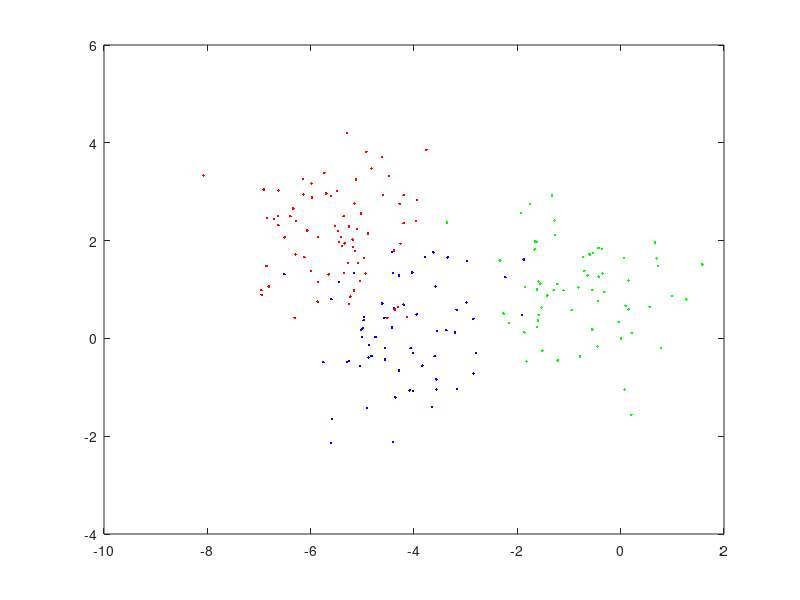

Write the MATLAB code that produced this figure. (Note: this script raises an error after producing the figure.)
clear all
rand('seed',0); randn('seed',0);
p = 2 ;
N = 200 ;
oN = ones(N,1) ;

datatype = 'mixture' %normal'; %mixture'; %latent' ;
plottype = 'scatterlabel' %scatter'; % scatterlabel'; %histogram' ;

switch datatype
    case 'normal'
        spherical = 0 ; 
        mup = zeros(1,p)  ;
        if spherical 
            stdp = ones(1,p) ; 
            X = mup(oN,:) + stdp(oN,:) .* randn(N,p) ;
        else
            cov = [ 1 0.5 ; 0.5 1 ] ; % here it is assumed that p == 2
            covchol = chol(cov) ;
            X = mup(oN,:) + randn(N,p) * covchol ;
        end
    case 'mixture'
        K = 3 ;
        PK = ones(K,1) / K ;
        aPK = PK ; % accumulated distribution
        for i=2:K
            aPK(i) = aPK(i-1) + PK(i) ;
        end
        separation = 2.5 ; % 5 is well separateed and 2.5 not so well separated
        mup = separation * randn(K,p) ;  
        stdp = ones(K,p) ;
        X = zeros(N,p) ;
        for n = 1:N
            k = find( rand < aPK , 1 ) ; % select component
            label(n) = k ; 
            X(n,:) = mup(k,:) + stdp(k,:) .* randn(1,p) ;
        end
        prep = 0 ;
        if prep 
            meanX = mean(X) ;
            stdX = std(X) ;
            X = ( X - meanX(oN,:) ) ./ stdX(oN,:) ;
        end
    case 'latent'
        M = 3; % number of latent dimensions
        A = randn( M , p ) ;
        latenttype = 'pos'
        switch latenttype
            case 'normal'
                S = randn( N , M ) ;
            case 'poskur'
                S = randn( N , M ) ; S = S.^3 ;  %S.^4 .* sign( S ) ;       
            case 'negkur'
                S = rand( N , M ) ;
            case 'pos'
                A = abs( A ) ;
                S = randn( N , M ) ; S = S.^3 .* sign( S ) ; %S.^4 ;
        end
        X = S * A ; %+ randn( N , p ) ; % transposed notation compared to slides
end

switch plottype 
    case 'histogram'
        bins = 20 ;
        xmin = min( X ) ; xmax = max( X ) ;
        delta = ( xmax - xmin ) ;
        dbins = delta / ( bins - 3 ) ; 
        xval = xmin-dbins:dbins:xmax+dbins ;
        counts = histc(X,xval-0.5*dbins) ; % to center the counts
        bar(xval,counts/(N*dbins),1) ; hold on
        plot(X,zeros(N,1),'rx')
        plot(xval,normpdf(xval,mup,stdp))
        axis([ min(xval) max(xval) 0 1.1*max(counts/(N*dbins))]), hold off 
    case 'scatter'
        plot(X(:,1),X(:,2),'r.')
    case 'scatterlabel'
        colors = 'r.b.g.m.k.' ;
        for n=1:N
            plot(X(n,1),X(n,2),colors(1+2*(label(n)-1):2*label(n))), hold on;
        end
        hold off
end
            
bigfig
%print -depsc tmp.eps